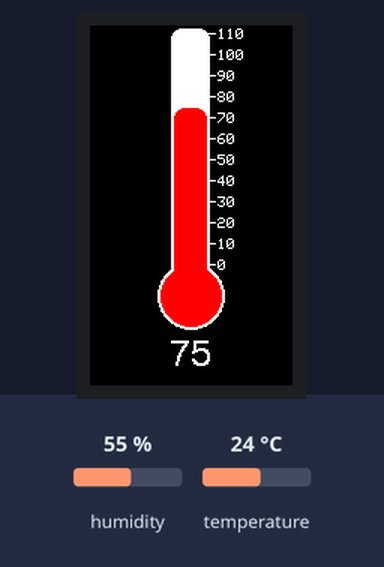
This sketch was run on a simulated ESP32. Shown: 135×240 colour display. Inputs (shaded band) come from the test bench; at power-on: temperature 24 °C, humidity 55 %.

Above: at 1.3 s.
1.4 s: temperature set to 12 °C
At 11.0 s:
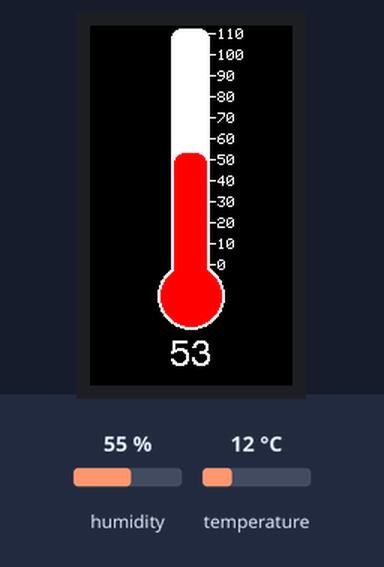
11.8 s: temperature set to 19 °C
At 21.2 s:
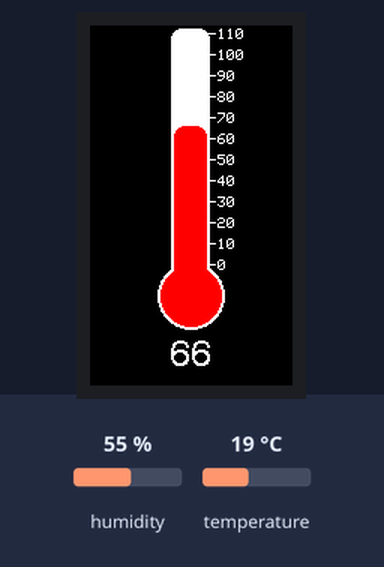
21.9 s: temperature set to 28 °C
At 31.4 s:
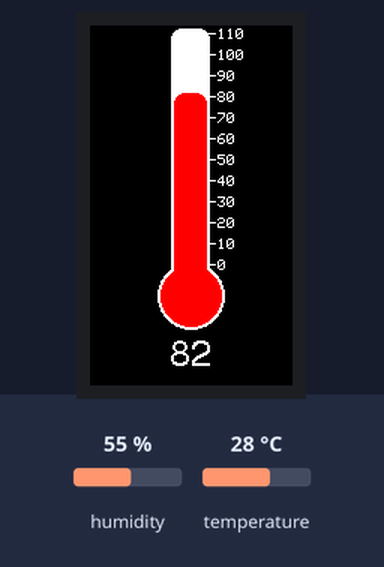
Timing chart, 0 to 32.9 s (numbered marks = the images above; inputs shaded):
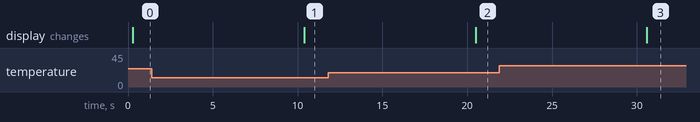

The sketch:

thermometer.ino
```cpp
/*
Using a TTGO T-Display
a DHT22
Used the sprite class to reduce the flashing caused by updating graphics
*/

#include <DHT.h>
#include <TFT_eSPI.h>

///////////////////////// SET VARIABLES /////////////////////////

// SET THE PIN FOR THE DHT22
#define DHTPIN 17
#define DHTTYPE DHT22

int temp;

TFT_eSPI tft = TFT_eSPI();
TFT_eSprite spr = TFT_eSprite(&tft);
DHT dht(DHTPIN, DHTTYPE);

void setup() {
  Serial.begin(9600);
  dht.begin();
  tft.begin();
  tft.fillScreen(TFT_BLACK);
}

void loop() {
  // GET TEMP
  temp = dht.readTemperature(true);
  drawThermometer(temp);
  delay(10000);
}

void drawThermometer(int temp){
  spr.createSprite(135, 240);
  spr.fillSprite(TFT_BLACK);
  // BUILD THE BASE OF THE THERMOMETER
  spr.fillCircle(135/2, 180, 22, TFT_WHITE);
  spr.fillRoundRect(54, 2, 26, 170, 7, TFT_WHITE);
  spr.fillCircle(135/2, 180, 20, TFT_RED);

  // ADD LINES TO THERMOMETER
  int lineY = 5;
  int t = 110;
  spr.setTextDatum(TL_DATUM);
  for(int i=0; i<12; i++){
    spr.drawLine(75, lineY, 83, lineY, TFT_WHITE);
    spr.drawString(String(t), 85, lineY-3, 1);
    t = t-10;
    lineY = lineY+14;
  } // END FOR LOOP FOR LINES

  // DRAW TEXT BELOW THERMOMETER
  spr.setTextDatum(TC_DATUM);
  spr.drawString(String(temp), 135/2, 208, 4);

  // ADJUST SIZE OF BAR IF IT WILL GO OFF SCREEN
  if(temp > 110) temp = 110;
  if(temp < 0) temp = 0;

  // DRAW THE FILLED THERMOMETER
  spr.fillRoundRect(56, temp/-0.71428571428571428571428571428571 + 160, 22, 170-(temp/-0.71428571428571428571428571428571 + 160), 7, TFT_RED);

  //DRAW THE SPRITE TO THE SCREEN, THEN DELETE IT TO SAVE MEMORY
  spr.pushSprite(0,0);
  spr.deleteSprite();
} // END drawThermometer()
```

Measured:
- after the input at 1.4 s, the display: changes after 9.0 s (image 1)
- after the input at 11.8 s, the display: changes after 8.7 s (image 2)
- after the input at 21.9 s, the display: changes after 8.7 s (image 3)
